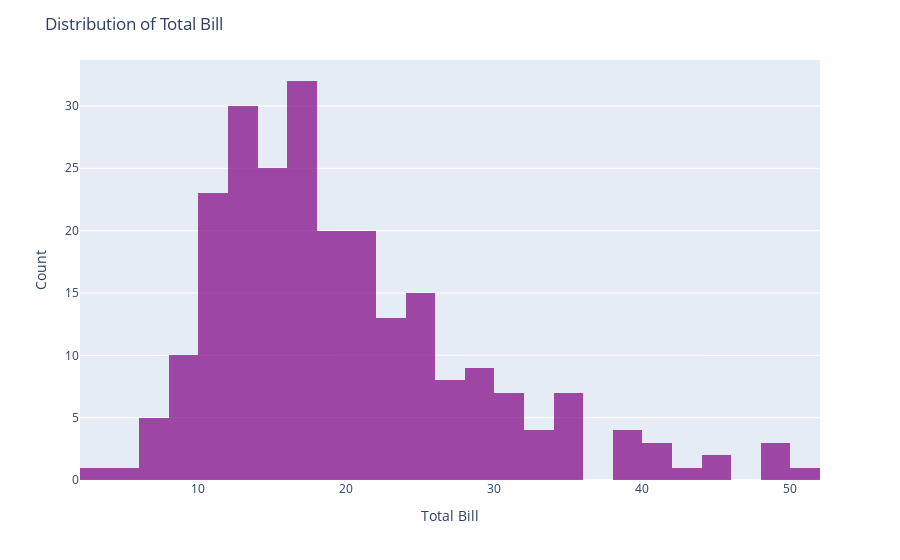

Notebook cell for this chart:
### Code cell
import plotly.express as px
import pandas as pd

tips_df = px.data.tips()

fig = px.histogram(tips_df, x="total_bill", nbins=30, opacity=0.7, color_discrete_sequence=['purple'])

fig.update_layout(
    title_text='Distribution of Total Bill',
    xaxis_title_text='Total Bill',
    yaxis_title_text='Count'
)

fig.show()

### Figure 1 — Plotly figure (JSON) as saved in the notebook; plotly's stock layout.template omitted (floating-point values rounded to 4 significant figures; data arrays with more than 128 entries replaced by an {"elided": "..."} marker saying what was removed)
{"data": [{"alignmentgroup": "True", "bingroup": "x", "hovertemplate": "total_bill=%{x}<br>count=%{y}<extra></extra>", "legendgroup": "", "marker": {"color": "purple", "opacity": 0.7, "pattern": {"shape": ""}}, "name": "", "nbinsx": 30, "offsetgroup": "", "orientation": "v", "showlegend": false, "type": "histogram", "x": {"elided": "244 float values"}, "xaxis": "x", "yaxis": "y"}], "layout": {"autosize": true, "barmode": "relative", "legend": {"tracegroupgap": 0}, "margin": {"t": 60}, "title": {"text": "Distribution of Total Bill"}, "xaxis": {"anchor": "y", "autorange": true, "domain": [0, 1], "range": [2, 52], "title": {"text": "Total Bill"}, "type": "linear"}, "yaxis": {"anchor": "x", "autorange": true, "domain": [0, 1], "range": [0, 33.68], "title": {"text": "Count"}}}}
